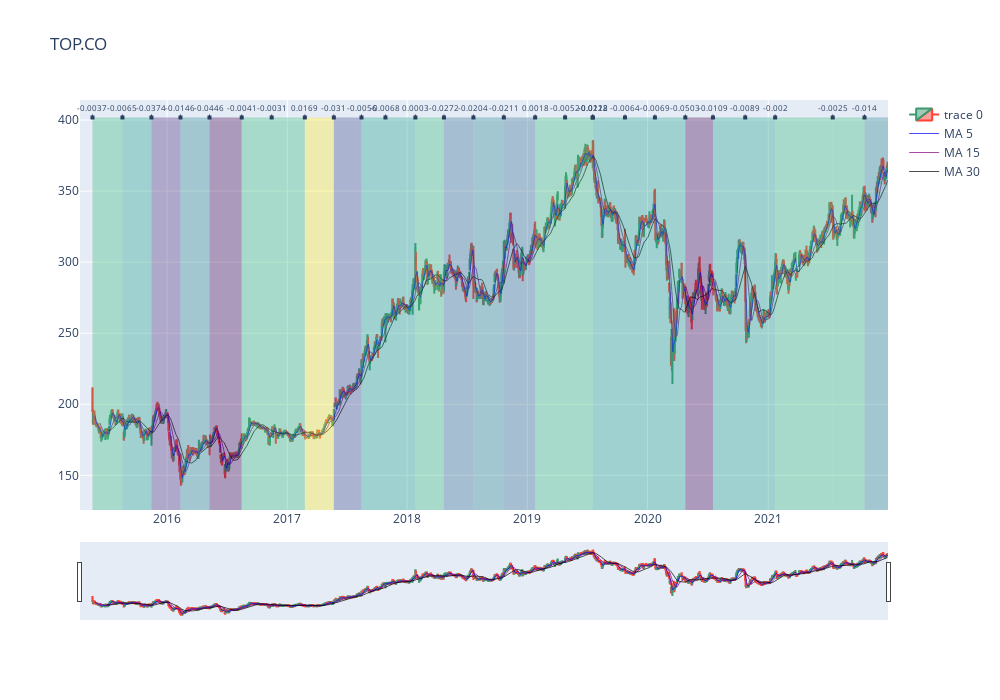

Notebook code cell kept with this figure:
### Code cell
df_Other_insurers = sentiment_analysis_df_with_price[sentiment_analysis_df_with_price['Group']=='Other insurers']
# df_Global_Commercial['ticker'].unique()
df_Other_insurers_TOPCO = df_Other_insurers[df_Other_insurers['ticker']=='TOP.CO']
stock_sentiment_plot(df_Other_insurers_TOPCO[['date','WA_sentiment']],'TOP.CO')

### Figure 1 — Plotly figure (JSON) as saved in the notebook; plotly's stock layout.template omitted (floating-point values rounded to 4 significant figures; data arrays with more than 128 entries replaced by an {"elided": "..."} marker saying what was removed)
{"data": [{"close": {"elided": "1657 float values"}, "high": {"elided": "1657 float values"}, "low": {"elided": "1657 float values"}, "open": {"elided": "1657 float values"}, "type": "candlestick", "x": {"elided": "1657 str values"}}, {"line": {"color": "blue", "width": 1}, "name": "MA 5", "opacity": 0.7, "type": "scatter", "x": {"elided": "1657 str values"}, "y": {"elided": "1657 float values"}}, {"line": {"color": "purple", "width": 1}, "name": "MA 15", "opacity": 0.7, "type": "scatter", "x": {"elided": "1657 str values"}, "y": {"elided": "1657 float values"}}, {"line": {"color": "black", "width": 1}, "name": "MA 30", "opacity": 0.7, "type": "scatter", "x": {"elided": "1657 str values"}, "y": {"elided": "1657 float values"}}], "layout": {"annotations": [{"arrowhead": 7, "ax": 0, "ay": -10, "font": {"size": 8}, "showarrow": true, "text": "-0.0037", "x": "2015-05-20", "y": 401.8}, {"arrowhead": 7, "ax": 0, "ay": -10, "font": {"size": 8}, "showarrow": true, "text": "-0.0065", "x": "2015-08-19", "y": 401.8}, {"arrowhead": 7, "ax": 0, "ay": -10, "font": {"size": 8}, "showarrow": true, "text": "-0.0374", "x": "2015-11-16", "y": 401.8}, {"arrowhead": 7, "ax": 0, "ay": -10, "font": {"size": 8}, "showarrow": true, "text": "-0.0146", "x": "2016-02-11", "y": 401.8}, {"arrowhead": 7, "ax": 0, "ay": -10, "font": {"size": 8}, "showarrow": true, "text": "-0.0446", "x": "2016-05-10", "y": 401.8}, {"arrowhead": 7, "ax": 0, "ay": -10, "font": {"size": 8}, "showarrow": true, "text": "-0.0041", "x": "2016-08-16", "y": 401.8}, {"arrowhead": 7, "ax": 0, "ay": -10, "font": {"size": 8}, "showarrow": true, "text": "-0.0031", "x": "2016-11-15", "y": 401.8}, {"arrowhead": 7, "ax": 0, "ay": -10, "font": {"size": 8}, "showarrow": true, "text": "0.0169", "x": "2017-02-23", "y": 401.8}, {"arrowhead": 7, "ax": 0, "ay": -10, "font": {"size": 8}, "showarrow": true, "text": "-0.031", "x": "2017-05-23", "y": 401.8}, {"arrowhead": 7, "ax": 0, "ay": -10, "font": {"size": 8}, "showarrow": true, "text": "-0.0056", "x": "2017-08-15", "y": 401.8}, {"arrowhead": 7, "ax": 0, "ay": -10, "font": {"size": 8}, "showarrow": true, "text": "-0.0068", "x": "2017-10-26", "y": 401.8}, {"arrowhead": 7, "ax": 0, "ay": -10, "font": {"size": 8}, "showarrow": true, "text": "0.0003", "x": "2018-01-25", "y": 401.8}, {"arrowhead": 7, "ax": 0, "ay": -10, "font": {"size": 8}, "showarrow": true, "text": "-0.0272", "x": "2018-04-23", "y": 401.8}, {"arrowhead": 7, "ax": 0, "ay": -10, "font": {"size": 8}, "showarrow": true, "text": "-0.0204", "x": "2018-07-20", "y": 401.8}, {"arrowhead": 7, "ax": 0, "ay": -10, "font": {"size": 8}, "showarrow": true, "text": "-0.0211", "x": "2018-10-22", "y": 401.8}, {"arrowhead": 7, "ax": 0, "ay": -10, "font": {"size": 8}, "showarrow": true, "text": "0.0018", "x": "2019-01-24", "y": 401.8}, {"arrowhead": 7, "ax": 0, "ay": -10, "font": {"size": 8}, "showarrow": true, "text": "-0.0052", "x": "2019-04-25", "y": 401.8}, {"arrowhead": 7, "ax": 0, "ay": -10, "font": {"size": 8}, "showarrow": true, "text": "-0.0228", "x": "2019-07-18", "y": 401.8}, {"arrowhead": 7, "ax": 0, "ay": -10, "font": {"size": 8}, "showarrow": true, "text": "-0.0112", "x": "2019-07-18", "y": 401.8}, {"arrowhead": 7, "ax": 0, "ay": -10, "font": {"size": 8}, "showarrow": true, "text": "-0.0064", "x": "2019-10-24", "y": 401.8}, {"arrowhead": 7, "ax": 0, "ay": -10, "font": {"size": 8}, "showarrow": true, "text": "-0.0069", "x": "2020-01-23", "y": 401.8}, {"arrowhead": 7, "ax": 0, "ay": -10, "font": {"size": 8}, "showarrow": true, "text": "-0.0503", "x": "2020-04-24", "y": 401.8}, {"arrowhead": 7, "ax": 0, "ay": -10, "font": {"size": 8}, "showarrow": true, "text": "-0.0109", "x": "2020-07-17", "y": 401.8}, {"arrowhead": 7, "ax": 0, "ay": -10, "font": {"size": 8}, "showarrow": true, "text": "-0.0089", "x": "2020-10-23", "y": 401.8}, {"arrowhead": 7, "ax": 0, "ay": -10, "font": {"size": 8}, "showarrow": true, "text": "-0.002", "x": "2021-01-22", "y": 401.8}, {"arrowhead": 7, "ax": 0, "ay": -10, "font": {"size": 8}, "showarrow": true, "text": "-0.0025", "x": "2021-07-16", "y": 401.8}, {"arrowhead": 7, "ax": 0, "ay": -10, "font": {"size": 8}, "showarrow": true, "text": "-0.014", "x": "2021-10-21", "y": 401.8}], "height": 700, "shapes": [{"fillcolor": "#35b779", "line": {"width": 0}, "opacity": 0.35, "type": "rect", "x0": "2015-05-20", "x1": "2015-08-19", "y0": 125.6, "y1": 401.8}, {"fillcolor": "#1f9e89", "line": {"width": 0}, "opacity": 0.35, "type": "rect", "x0": "2015-08-19", "x1": "2015-11-16", "y0": 125.6, "y1": 401.8}, {"fillcolor": "#482878", "line": {"width": 0}, "opacity": 0.35, "type": "rect", "x0": "2015-11-16", "x1": "2016-02-11", "y0": 125.6, "y1": 401.8}, {"fillcolor": "#26828e", "line": {"width": 0}, "opacity": 0.35, "type": "rect", "x0": "2016-02-11", "x1": "2016-05-10", "y0": 125.6, "y1": 401.8}, {"fillcolor": "#440154", "line": {"width": 0}, "opacity": 0.35, "type": "rect", "x0": "2016-05-10", "x1": "2016-08-16", "y0": 125.6, "y1": 401.8}, {"fillcolor": "#35b779", "line": {"width": 0}, "opacity": 0.35, "type": "rect", "x0": "2016-08-16", "x1": "2016-11-15", "y0": 125.6, "y1": 401.8}, {"fillcolor": "#35b779", "line": {"width": 0}, "opacity": 0.35, "type": "rect", "x0": "2016-11-15", "x1": "2017-02-23", "y0": 125.6, "y1": 401.8}, {"fillcolor": "#fde725", "line": {"width": 0}, "opacity": 0.35, "type": "rect", "x0": "2017-02-23", "x1": "2017-05-23", "y0": 125.6, "y1": 401.8}, {"fillcolor": "#3e4989", "line": {"width": 0}, "opacity": 0.35, "type": "rect", "x0": "2017-05-23", "x1": "2017-08-15", "y0": 125.6, "y1": 401.8}, {"fillcolor": "#1f9e89", "line": {"width": 0}, "opacity": 0.35, "type": "rect", "x0": "2017-08-15", "x1": "2017-10-26", "y0": 125.6, "y1": 401.8}, {"fillcolor": "#1f9e89", "line": {"width": 0}, "opacity": 0.35, "type": "rect", "x0": "2017-10-26", "x1": "2018-01-25", "y0": 125.6, "y1": 401.8}, {"fillcolor": "#35b779", "line": {"width": 0}, "opacity": 0.35, "type": "rect", "x0": "2018-01-25", "x1": "2018-04-23", "y0": 125.6, "y1": 401.8}, {"fillcolor": "#31688e", "line": {"width": 0}, "opacity": 0.35, "type": "rect", "x0": "2018-04-23", "x1": "2018-07-20", "y0": 125.6, "y1": 401.8}, {"fillcolor": "#26828e", "line": {"width": 0}, "opacity": 0.35, "type": "rect", "x0": "2018-07-20", "x1": "2018-10-22", "y0": 125.6, "y1": 401.8}, {"fillcolor": "#31688e", "line": {"width": 0}, "opacity": 0.35, "type": "rect", "x0": "2018-10-22", "x1": "2019-01-24", "y0": 125.6, "y1": 401.8}, {"fillcolor": "#35b779", "line": {"width": 0}, "opacity": 0.35, "type": "rect", "x0": "2019-01-24", "x1": "2019-04-25", "y0": 125.6, "y1": 401.8}, {"fillcolor": "#35b779", "line": {"width": 0}, "opacity": 0.35, "type": "rect", "x0": "2019-04-25", "x1": "2019-07-18", "y0": 125.6, "y1": 401.8}, {"fillcolor": "#31688e", "line": {"width": 0}, "opacity": 0.35, "type": "rect", "x0": "2019-07-18", "x1": "2019-07-18", "y0": 125.6, "y1": 401.8}, {"fillcolor": "#1f9e89", "line": {"width": 0}, "opacity": 0.35, "type": "rect", "x0": "2019-07-18", "x1": "2019-10-24", "y0": 125.6, "y1": 401.8}, {"fillcolor": "#1f9e89", "line": {"width": 0}, "opacity": 0.35, "type": "rect", "x0": "2019-10-24", "x1": "2020-01-23", "y0": 125.6, "y1": 401.8}, {"fillcolor": "#1f9e89", "line": {"width": 0}, "opacity": 0.35, "type": "rect", "x0": "2020-01-23", "x1": "2020-04-24", "y0": 125.6, "y1": 401.8}, {"fillcolor": "#440154", "line": {"width": 0}, "opacity": 0.35, "type": "rect", "x0": "2020-04-24", "x1": "2020-07-17", "y0": 125.6, "y1": 401.8}, {"fillcolor": "#1f9e89", "line": {"width": 0}, "opacity": 0.35, "type": "rect", "x0": "2020-07-17", "x1": "2020-10-23", "y0": 125.6, "y1": 401.8}, {"fillcolor": "#1f9e89", "line": {"width": 0}, "opacity": 0.35, "type": "rect", "x0": "2020-10-23", "x1": "2021-01-22", "y0": 125.6, "y1": 401.8}, {"fillcolor": "#35b779", "line": {"width": 0}, "opacity": 0.35, "type": "rect", "x0": "2021-01-22", "x1": "2021-07-16", "y0": 125.6, "y1": 401.8}, {"fillcolor": "#35b779", "line": {"width": 0}, "opacity": 0.35, "type": "rect", "x0": "2021-07-16", "x1": "2021-10-21", "y0": 125.6, "y1": 401.8}, {"fillcolor": "#26828e", "line": {"width": 0}, "opacity": 0.35, "type": "rect", "x0": "2021-10-21", "x1": "2021-12-31", "y0": 125.6, "y1": 401.8}], "title": {"text": "TOP.CO"}, "width": 1000, "xaxis": {"rangebreaks": [{"bounds": ["sat", "mon"], "values": {"elided": "760 str values"}}]}, "xaxis2": {"rangeslider": {"visible": false}}}}
